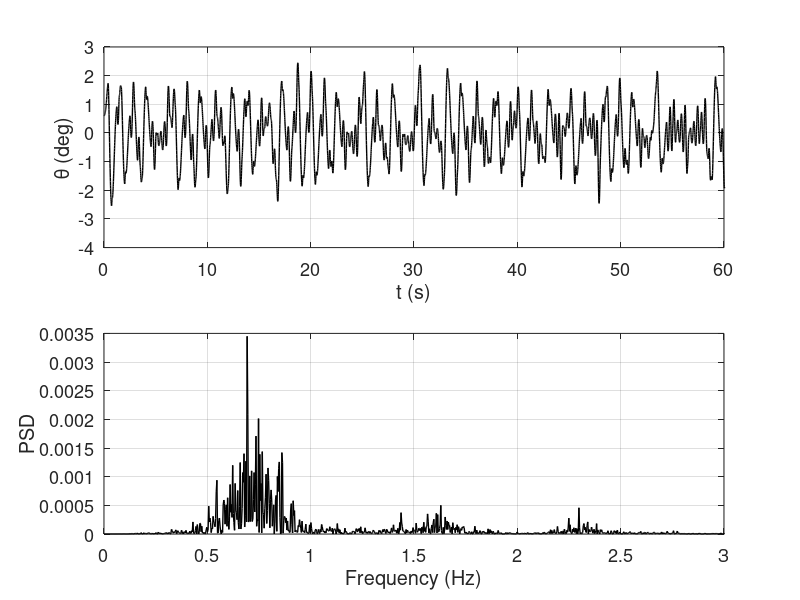

The MATLAB script that drew this image:
% pendulum-cart model with feedback delay and predcitor feedback (PF) control
% time-domain simulation obtained using the zeroth-order semidiscretization
% P1, D1: control gains for the angular position of the stick
% P2, D2: control gains for the location of the pivot point (cart)
% DV(1): deadzone for angular position of the pendulum
% DV(2): deadzone for position of the pivot point
% DV(3): deadzone for angular velocity of the pendulum
% DV(4): deadzone for velocity of the pivot point


clear
tic

%%%%%%%%%%%%%%%%%%%%%%%%%%%%%%%%%%%%%%%%%%%
% parameters to give
L = 0.56;       % [m] stick length
DZ = 0.8;   % dead zone [deg]
m = 0.0247*L;     % mass of stick [kg]
m0 = 1.2;        % mass of the cart (hand) [kg]
c = L/2;    % location of the cente of gravity [m]
dt = 0.01;   % discretization time step [s]
r = 23;       % discrete delay, tau = r*dt
g = 9.81;    % grav. acc. [m/s2]
tmax = 240;   % [s]
acc_max = 50;  % max acceleration of the fingertip
jerk_max = 600;  % max jerk of the fingertip m/s^2
x_check_lim = 0.335; % max fingertip displacement [m]
phi_check_lim = 20;  % max stick angle [deg]
wx = 1200;   % weight for x in the cost function

% limits of control gain: s-starting, e-end, st-step
P1 = 55;
D1 = 14;
P2 = 10;
D2 = 20;

% deadzones DV=[angle, position, ang.velocity, velocity]
% in [deg, m, deg/s, m/s]
% no deadzone for the efferent copies
DVdeg = [DZ; 0; 0; 0];
% DV in rad
DV = [DVdeg(1)*pi/180; DVdeg(2); DVdeg(3)*pi/180; DVdeg(4)];

% initial conditons
phi0 = 0.6*pi/180; % [rad]
dphi0 = 0;   % [rad/s]
x0 = 0;      % [m]
dx0 = 0;     % [m/s]

% end of parameters to give
%%%%%%%%%%%%%%%%%%%%%%%%%%%%%%%%%%%%%%%%%%%

% parameters, system matrices for semidiscreization
Ic = m*L^2/12;
M = [[m*c, m+m0]; [Ic+m*c^2, m*c]];
K = [[0, 0]; [-m*g*c, 0]];
invM = inv(M);
B = [0; 0; invM*[1; 0]];
A = [[zeros(2), eye(2)]; [-invM*K, zeros(2)]];
P = expm(A*dt);
A_int = @(s)expm(A*(dt-s));
R = quadv(A_int,0,dt);
Phi = zeros(4+r) + diag(ones(r+3,1),-1);
Phi(1:4,1:4) = P;
Phi(1:4,4+r) = R*B;

% max control force
m0corr = 1/([0,1]*inv(M)*[1;0]);


% scale for colorbar
iimax = 10;
for ii = 1:iimax
    im = ii;
    cmp(ii,:) = 1-[im/iimax, im/iimax, im/iimax];
end
colormap(cmp)
% scale for colorbar

D = [P1, P2, D1, D2];
S = D*P^r;
Phi(5,1:4) = S;
for j = 1:r
    V(j) = D*P^(j-1)*R*B;
    Phi(5,4+j) = V(j);
end

% simulation for iicmax different initial conditions
iic = 0;
tiic = 0;
X = zeros(r+4,1);
X(1:4) = [phi0; x0; dphi0; dx0];
i = 0;
x_check = 0;
phi_check = 0;
u_prev = 0;
v_prev = 0;
while (x_check < x_check_lim)*(phi_check < phi_check_lim)*(i*dt<tmax)
    i = i+1;
    X0 = X;
    DX0 = X0(1:4).*(abs(X0(1:4))>DV); % set to zero if within deadzone
    X(1:4) = P*X0(1:4) + R*B*X0(r+4);
    u = S*DX0(1:4) + V*X0(5:(4+r));
    if abs(u)/m0corr < acc_max
        ua = u;
    else
        ua = sign(u)*acc_max*m0corr;
    end
    if abs(ua-u_prev)/m0corr/dt < jerk_max
        uaj = ua;
    else
        uaj = u_prev + sign(ua-u_prev)*jerk_max*m0corr*dt;
    end
    X(5) = uaj;
    X(6:(r+4)) = X0(5:(r+3));
    x_check = abs(X(2));
    phi_check = abs(X(1)*180/pi);
    tv(i) = i*dt;
    phiv(i)=X(1);
    xv(i)=X(2);
    u_prev = uaj;
    v_prev = X(4);
end

subplot(2,1,1)
plot(tv, phiv*180/pi, 'k', 'LineWidth', 1.0)
xlabel('t (s)')
ylabel('\theta (deg)')
%title('Simulation A --- stick angle \theta(t)')
set(gca,'FontSize',13)
xlim([0 60])
grid on

subplot(2,1,2)
[pt,ft] = periodogram(phiv,[],[],1/dt);
plot(ft, pt, 'k', 'LineWidth', 1.0)
xlabel('Frequency (Hz)')
ylabel('PSD')
%title('Simulation A --- power spectral density')
set(gca,'FontSize',13)
xlim([0 3])
grid on

% print key values to compare with Milton et al.
[~,idx] = max(pt);
fprintf('std(theta) = %.3f deg\n', std(phiv*180/pi))
fprintf('PSD peak   = %.3f Hz\n', ft(idx))
fprintf('BT         = %.0f s\n',  tv(end))
fprintf('toc: %.1f s\n', toc)

exportgraphics(gcf,'fig_reproduction.png','Resolution',300)
